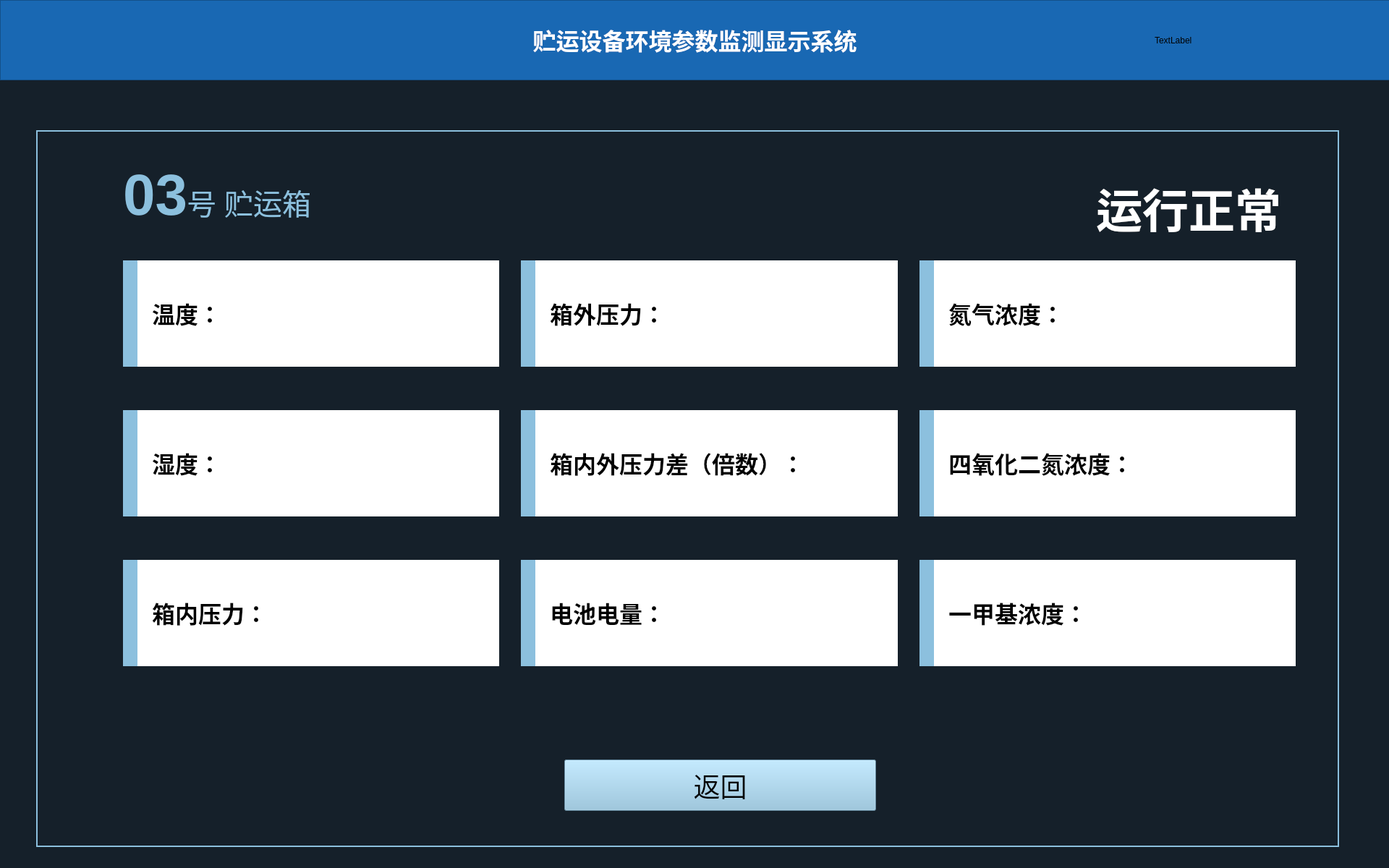
<?xml version="1.0" encoding="UTF-8"?>
<ui version="4.0">
 <class>Box1_Window</class>
 <widget class="QMainWindow" name="Box1_Window">
  <property name="geometry">
   <rect>
    <x>0</x>
    <y>0</y>
    <width>1920</width>
    <height>1200</height>
   </rect>
  </property>
  <property name="windowTitle">
   <string>MainWindow</string>
  </property>
  <property name="styleSheet">
   <string notr="true">background-color: rgb(21, 32, 42);</string>
  </property>
  <widget class="QWidget" name="centralwidget">
   <widget class="QFrame" name="frame">
    <property name="geometry">
     <rect>
      <x>0</x>
      <y>0</y>
      <width>1921</width>
      <height>111</height>
     </rect>
    </property>
    <property name="styleSheet">
     <string notr="true">background-color: rgb(25, 104, 179);</string>
    </property>
    <property name="frameShape">
     <enum>QFrame::StyledPanel</enum>
    </property>
    <property name="frameShadow">
     <enum>QFrame::Raised</enum>
    </property>
    <layout class="QHBoxLayout" name="horizontalLayout" stretch="1,4,1">
     <item>
      <widget class="QLabel" name="label">
       <property name="styleSheet">
        <string notr="true">image: url(:/jpg/images/logo.png);</string>
       </property>
       <property name="text">
        <string/>
       </property>
      </widget>
     </item>
     <item>
      <widget class="QLabel" name="label_2">
       <property name="font">
        <font>
         <family>黑体</family>
        </font>
       </property>
       <property name="styleSheet">
        <string notr="true"/>
       </property>
       <property name="text">
        <string>&lt;html&gt;&lt;head/&gt;&lt;body&gt;&lt;p&gt;&lt;span style=&quot; font-size:24pt; font-weight:600; color:#ffffff;&quot;&gt;贮运设备环境参数监测显示系统&lt;/span&gt;&lt;/p&gt;&lt;/body&gt;&lt;/html&gt;</string>
       </property>
       <property name="scaledContents">
        <bool>false</bool>
       </property>
       <property name="alignment">
        <set>Qt::AlignCenter</set>
       </property>
      </widget>
     </item>
     <item>
      <widget class="QLabel" name="label_3">
       <property name="text">
        <string>TextLabel</string>
       </property>
      </widget>
     </item>
    </layout>
   </widget>
   <widget class="QFrame" name="frame_2">
    <property name="geometry">
     <rect>
      <x>50</x>
      <y>180</y>
      <width>1801</width>
      <height>991</height>
     </rect>
    </property>
    <property name="styleSheet">
     <string notr="true">color: rgb(140, 192, 222);</string>
    </property>
    <property name="frameShape">
     <enum>QFrame::Panel</enum>
    </property>
    <property name="frameShadow">
     <enum>QFrame::Plain</enum>
    </property>
    <property name="lineWidth">
     <number>2</number>
    </property>
    <property name="midLineWidth">
     <number>0</number>
    </property>
    <widget class="QLabel" name="label_4">
     <property name="geometry">
      <rect>
       <x>120</x>
       <y>40</y>
       <width>301</width>
       <height>101</height>
      </rect>
     </property>
     <property name="text">
      <string>&lt;html&gt;&lt;head/&gt;&lt;body&gt;&lt;p&gt;&lt;span style=&quot; font-size:60pt; font-weight:792;&quot;&gt;03&lt;/span&gt;&lt;span style=&quot; font-size:30pt; font-weight:96;&quot;&gt;号 贮运箱&lt;/span&gt;&lt;/p&gt;&lt;/body&gt;&lt;/html&gt;</string>
     </property>
    </widget>
    <widget class="QWidget" name="gridLayoutWidget">
     <property name="geometry">
      <rect>
       <x>120</x>
       <y>180</y>
       <width>1621</width>
       <height>561</height>
      </rect>
     </property>
     <layout class="QGridLayout" name="gridLayout">
      <property name="horizontalSpacing">
       <number>30</number>
      </property>
      <property name="verticalSpacing">
       <number>60</number>
      </property>
      <item row="0" column="1">
       <widget class="QLabel" name="label_6">
        <property name="styleSheet">
         <string notr="true">*{background-color: rgb(255, 255, 255);
border-left: 20px solid rgb(140, 192, 222);
color: rgb(0, 0, 0);}</string>
        </property>
        <property name="text">
         <string>&lt;html&gt;&lt;head/&gt;&lt;body&gt;&lt;p&gt;&lt;span style=&quot; font-size:24pt; font-weight:600;&quot;&gt;箱外压力：&lt;/span&gt;&lt;/p&gt;&lt;/body&gt;&lt;/html&gt;</string>
        </property>
        <property name="indent">
         <number>40</number>
        </property>
       </widget>
      </item>
      <item row="2" column="0">
       <widget class="QLabel" name="label_11">
        <property name="styleSheet">
         <string notr="true">color: rgb(0, 0, 0);
background-color: rgb(255, 255, 255);
border-left: 20px solid rgb(140, 192, 222);</string>
        </property>
        <property name="text">
         <string>&lt;html&gt;&lt;head/&gt;&lt;body&gt;&lt;p&gt;&lt;span style=&quot; font-size:24pt; font-weight:600;&quot;&gt;箱内压力：&lt;/span&gt;&lt;/p&gt;&lt;/body&gt;&lt;/html&gt;</string>
        </property>
        <property name="indent">
         <number>40</number>
        </property>
       </widget>
      </item>
      <item row="0" column="2">
       <widget class="QLabel" name="label_7">
        <property name="styleSheet">
         <string notr="true">color: rgb(0, 0, 0);
background-color: rgb(255, 255, 255);
border-left: 20px solid rgb(140, 192, 222);</string>
        </property>
        <property name="text">
         <string>&lt;html&gt;&lt;head/&gt;&lt;body&gt;&lt;p&gt;&lt;span style=&quot; font-size:24pt; font-weight:600;&quot;&gt;氮气浓度：&lt;/span&gt;&lt;/p&gt;&lt;/body&gt;&lt;/html&gt;</string>
        </property>
        <property name="indent">
         <number>40</number>
        </property>
       </widget>
      </item>
      <item row="2" column="1">
       <widget class="QLabel" name="label_12">
        <property name="enabled">
         <bool>true</bool>
        </property>
        <property name="layoutDirection">
         <enum>Qt::LeftToRight</enum>
        </property>
        <property name="autoFillBackground">
         <bool>false</bool>
        </property>
        <property name="styleSheet">
         <string notr="true">color: rgb(0, 0, 0);
background-color: rgb(255, 255, 255);
border-left: 20px solid rgb(140, 192, 222);</string>
        </property>
        <property name="frameShape">
         <enum>QFrame::NoFrame</enum>
        </property>
        <property name="frameShadow">
         <enum>QFrame::Plain</enum>
        </property>
        <property name="lineWidth">
         <number>1</number>
        </property>
        <property name="text">
         <string>&lt;html&gt;&lt;head/&gt;&lt;body&gt;&lt;p&gt;&lt;span style=&quot; font-size:24pt; font-weight:600;&quot;&gt;电池电量：&lt;/span&gt;&lt;/p&gt;&lt;/body&gt;&lt;/html&gt;</string>
        </property>
        <property name="scaledContents">
         <bool>false</bool>
        </property>
        <property name="indent">
         <number>40</number>
        </property>
       </widget>
      </item>
      <item row="1" column="1">
       <widget class="QLabel" name="label_9">
        <property name="styleSheet">
         <string notr="true">color: rgb(0, 0, 0);
background-color: rgb(255, 255, 255);
border-left: 20px solid rgb(140, 192, 222);</string>
        </property>
        <property name="text">
         <string>&lt;html&gt;&lt;head/&gt;&lt;body&gt;&lt;p&gt;&lt;span style=&quot; font-size:24pt; font-weight:600;&quot;&gt;箱内外压力差（倍数）：&lt;/span&gt;&lt;/p&gt;&lt;/body&gt;&lt;/html&gt;</string>
        </property>
        <property name="indent">
         <number>40</number>
        </property>
       </widget>
      </item>
      <item row="1" column="0">
       <widget class="QLabel" name="label_8">
        <property name="styleSheet">
         <string notr="true">*{background-color: rgb(255, 255, 255);
border-left: 20px solid rgb(140, 192, 222);
color: rgb(0, 0, 0);}</string>
        </property>
        <property name="text">
         <string>&lt;html&gt;&lt;head/&gt;&lt;body&gt;&lt;p&gt;&lt;span style=&quot; font-size:24pt; font-weight:600;&quot;&gt;湿度：&lt;/span&gt;&lt;/p&gt;&lt;/body&gt;&lt;/html&gt;</string>
        </property>
        <property name="indent">
         <number>40</number>
        </property>
       </widget>
      </item>
      <item row="1" column="2">
       <widget class="QLabel" name="label_10">
        <property name="styleSheet">
         <string notr="true">color: rgb(0, 0, 0);
background-color: rgb(255, 255, 255);
border-left: 20px solid rgb(140, 192, 222);</string>
        </property>
        <property name="text">
         <string>&lt;html&gt;&lt;head/&gt;&lt;body&gt;&lt;p&gt;&lt;span style=&quot; font-size:24pt; font-weight:600;&quot;&gt;四氧化二氮浓度：&lt;/span&gt;&lt;/p&gt;&lt;/body&gt;&lt;/html&gt;</string>
        </property>
        <property name="indent">
         <number>40</number>
        </property>
       </widget>
      </item>
      <item row="2" column="2">
       <widget class="QLabel" name="label_13">
        <property name="styleSheet">
         <string notr="true">color: rgb(0, 0, 0);
background-color: rgb(255, 255, 255);
border-left: 20px solid rgb(140, 192, 222);</string>
        </property>
        <property name="text">
         <string>&lt;html&gt;&lt;head/&gt;&lt;body&gt;&lt;p&gt;&lt;span style=&quot; font-size:24pt; font-weight:600;&quot;&gt;一甲基浓度：&lt;/span&gt;&lt;/p&gt;&lt;/body&gt;&lt;/html&gt;</string>
        </property>
        <property name="indent">
         <number>40</number>
        </property>
       </widget>
      </item>
      <item row="0" column="0">
       <widget class="QLabel" name="label_5">
        <property name="baseSize">
         <size>
          <width>0</width>
          <height>0</height>
         </size>
        </property>
        <property name="styleSheet">
         <string notr="true">*{background-color: rgb(255, 255, 255);
border-left: 20px solid rgb(140, 192, 222);
color: rgb(0, 0, 0);}</string>
        </property>
        <property name="frameShape">
         <enum>QFrame::NoFrame</enum>
        </property>
        <property name="frameShadow">
         <enum>QFrame::Plain</enum>
        </property>
        <property name="lineWidth">
         <number>1</number>
        </property>
        <property name="midLineWidth">
         <number>0</number>
        </property>
        <property name="text">
         <string>&lt;html&gt;&lt;head/&gt;&lt;body&gt;&lt;p&gt;&lt;span style=&quot; font-size:24pt; font-weight:600;&quot;&gt;温度：&lt;/span&gt;&lt;/p&gt;&lt;/body&gt;&lt;/html&gt;</string>
        </property>
        <property name="margin">
         <number>0</number>
        </property>
        <property name="indent">
         <number>40</number>
        </property>
       </widget>
      </item>
     </layout>
    </widget>
    <widget class="QPushButton" name="pushButton">
     <property name="geometry">
      <rect>
       <x>730</x>
       <y>870</y>
       <width>431</width>
       <height>71</height>
      </rect>
     </property>
     <property name="font">
      <font>
       <family>Agency FB</family>
       <pointsize>28</pointsize>
       <weight>50</weight>
       <bold>false</bold>
      </font>
     </property>
     <property name="styleSheet">
      <string notr="true">background-color: rgb(140, 192, 222);
color: rgb(0, 0, 0);</string>
     </property>
     <property name="text">
      <string>返回</string>
     </property>
    </widget>
    <widget class="QLabel" name="label_14">
     <property name="geometry">
      <rect>
       <x>1450</x>
       <y>60</y>
       <width>271</width>
       <height>81</height>
      </rect>
     </property>
     <property name="text">
      <string>&lt;html&gt;&lt;head/&gt;&lt;body&gt;&lt;p&gt;&lt;span style=&quot; font-size:48pt; font-weight:600; color:#ffffff;&quot;&gt;运行正常&lt;/span&gt;&lt;/p&gt;&lt;/body&gt;&lt;/html&gt;</string>
     </property>
     <property name="alignment">
      <set>Qt::AlignRight|Qt::AlignTrailing|Qt::AlignVCenter</set>
     </property>
    </widget>
   </widget>
  </widget>
 </widget>
 <resources>
  <include location="../images_box.qrc"/>
 </resources>
 <connections/>
</ui>
